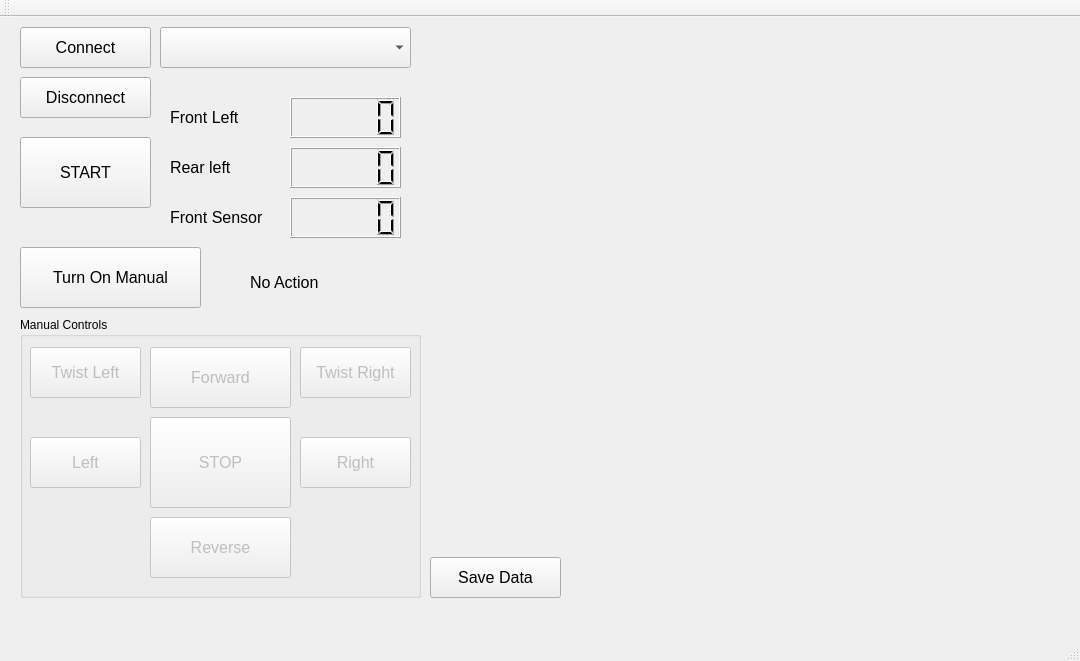
<?xml version="1.0" encoding="UTF-8"?>
<ui version="4.0">
 <class>MainWindow</class>
 <widget class="QMainWindow" name="MainWindow">
  <property name="geometry">
   <rect>
    <x>0</x>
    <y>0</y>
    <width>1080</width>
    <height>661</height>
   </rect>
  </property>
  <property name="windowTitle">
   <string>Firmata PWM</string>
  </property>
  <widget class="QWidget" name="centralWidget">
   <widget class="QPushButton" name="_connectButton">
    <property name="geometry">
     <rect>
      <x>20</x>
      <y>10</y>
      <width>131</width>
      <height>41</height>
     </rect>
    </property>
    <property name="font">
     <font>
      <pointsize>12</pointsize>
     </font>
    </property>
    <property name="text">
     <string>Connect</string>
    </property>
   </widget>
   <widget class="QPushButton" name="_disconnectButton">
    <property name="geometry">
     <rect>
      <x>20</x>
      <y>60</y>
      <width>131</width>
      <height>41</height>
     </rect>
    </property>
    <property name="font">
     <font>
      <pointsize>12</pointsize>
     </font>
    </property>
    <property name="text">
     <string>Disconnect</string>
    </property>
   </widget>
   <widget class="QComboBox" name="_portComboBox">
    <property name="geometry">
     <rect>
      <x>160</x>
      <y>10</y>
      <width>251</width>
      <height>41</height>
     </rect>
    </property>
    <property name="font">
     <font>
      <pointsize>12</pointsize>
     </font>
    </property>
   </widget>
   <widget class="QCustomPlot" name="customPlot" native="true">
    <property name="geometry">
     <rect>
      <x>430</x>
      <y>10</y>
      <width>621</width>
      <height>521</height>
     </rect>
    </property>
   </widget>
   <widget class="QLCDNumber" name="lcdNumber_3">
    <property name="geometry">
     <rect>
      <x>290</x>
      <y>180</y>
      <width>111</width>
      <height>41</height>
     </rect>
    </property>
    <property name="font">
     <font>
      <pointsize>10</pointsize>
     </font>
    </property>
   </widget>
   <widget class="QLCDNumber" name="lcdNumber_2">
    <property name="geometry">
     <rect>
      <x>290</x>
      <y>130</y>
      <width>111</width>
      <height>41</height>
     </rect>
    </property>
    <property name="font">
     <font>
      <pointsize>10</pointsize>
     </font>
    </property>
   </widget>
   <widget class="QLCDNumber" name="lcdNumber">
    <property name="geometry">
     <rect>
      <x>290</x>
      <y>80</y>
      <width>111</width>
      <height>41</height>
     </rect>
    </property>
    <property name="font">
     <font>
      <pointsize>10</pointsize>
     </font>
    </property>
   </widget>
   <widget class="QLabel" name="label_3">
    <property name="geometry">
     <rect>
      <x>170</x>
      <y>180</y>
      <width>131</width>
      <height>41</height>
     </rect>
    </property>
    <property name="font">
     <font>
      <pointsize>12</pointsize>
     </font>
    </property>
    <property name="text">
     <string>Front Sensor</string>
    </property>
   </widget>
   <widget class="QLabel" name="label_4">
    <property name="geometry">
     <rect>
      <x>170</x>
      <y>80</y>
      <width>91</width>
      <height>41</height>
     </rect>
    </property>
    <property name="font">
     <font>
      <pointsize>12</pointsize>
     </font>
    </property>
    <property name="text">
     <string>Front Left</string>
    </property>
   </widget>
   <widget class="QLabel" name="label_5">
    <property name="geometry">
     <rect>
      <x>170</x>
      <y>130</y>
      <width>91</width>
      <height>41</height>
     </rect>
    </property>
    <property name="font">
     <font>
      <pointsize>12</pointsize>
     </font>
    </property>
    <property name="text">
     <string>Rear left</string>
    </property>
   </widget>
   <widget class="QPushButton" name="SaveButton">
    <property name="geometry">
     <rect>
      <x>430</x>
      <y>540</y>
      <width>131</width>
      <height>41</height>
     </rect>
    </property>
    <property name="font">
     <font>
      <pointsize>12</pointsize>
     </font>
    </property>
    <property name="text">
     <string>Save Data</string>
    </property>
   </widget>
   <widget class="QPushButton" name="StartButton">
    <property name="geometry">
     <rect>
      <x>20</x>
      <y>120</y>
      <width>131</width>
      <height>71</height>
     </rect>
    </property>
    <property name="font">
     <font>
      <pointsize>12</pointsize>
     </font>
    </property>
    <property name="text">
     <string>START</string>
    </property>
   </widget>
   <widget class="QGroupBox" name="groupBox">
    <property name="geometry">
     <rect>
      <x>20</x>
      <y>300</y>
      <width>401</width>
      <height>281</height>
     </rect>
    </property>
    <property name="title">
     <string>Manual Controls</string>
    </property>
    <widget class="QPushButton" name="pushButton_7">
     <property name="enabled">
      <bool>false</bool>
     </property>
     <property name="geometry">
      <rect>
       <x>280</x>
       <y>30</y>
       <width>111</width>
       <height>51</height>
      </rect>
     </property>
     <property name="font">
      <font>
       <pointsize>12</pointsize>
      </font>
     </property>
     <property name="text">
      <string>Twist Right</string>
     </property>
    </widget>
    <widget class="QPushButton" name="pushButton_6">
     <property name="enabled">
      <bool>false</bool>
     </property>
     <property name="geometry">
      <rect>
       <x>10</x>
       <y>30</y>
       <width>111</width>
       <height>51</height>
      </rect>
     </property>
     <property name="font">
      <font>
       <pointsize>12</pointsize>
      </font>
     </property>
     <property name="text">
      <string>Twist Left</string>
     </property>
    </widget>
    <widget class="QPushButton" name="pushButton">
     <property name="enabled">
      <bool>false</bool>
     </property>
     <property name="geometry">
      <rect>
       <x>130</x>
       <y>30</y>
       <width>141</width>
       <height>61</height>
      </rect>
     </property>
     <property name="font">
      <font>
       <pointsize>12</pointsize>
      </font>
     </property>
     <property name="text">
      <string>Forward</string>
     </property>
    </widget>
    <widget class="QPushButton" name="pushButton_2">
     <property name="enabled">
      <bool>false</bool>
     </property>
     <property name="geometry">
      <rect>
       <x>280</x>
       <y>120</y>
       <width>111</width>
       <height>51</height>
      </rect>
     </property>
     <property name="font">
      <font>
       <pointsize>12</pointsize>
      </font>
     </property>
     <property name="text">
      <string>Right</string>
     </property>
    </widget>
    <widget class="QPushButton" name="pushButton_3">
     <property name="enabled">
      <bool>false</bool>
     </property>
     <property name="geometry">
      <rect>
       <x>130</x>
       <y>200</y>
       <width>141</width>
       <height>61</height>
      </rect>
     </property>
     <property name="font">
      <font>
       <pointsize>12</pointsize>
      </font>
     </property>
     <property name="text">
      <string>Reverse</string>
     </property>
    </widget>
    <widget class="QPushButton" name="pushButton_5">
     <property name="enabled">
      <bool>false</bool>
     </property>
     <property name="geometry">
      <rect>
       <x>130</x>
       <y>100</y>
       <width>141</width>
       <height>91</height>
      </rect>
     </property>
     <property name="font">
      <font>
       <pointsize>12</pointsize>
      </font>
     </property>
     <property name="text">
      <string>STOP</string>
     </property>
    </widget>
    <widget class="QPushButton" name="pushButton_4">
     <property name="enabled">
      <bool>false</bool>
     </property>
     <property name="geometry">
      <rect>
       <x>10</x>
       <y>120</y>
       <width>111</width>
       <height>51</height>
      </rect>
     </property>
     <property name="font">
      <font>
       <pointsize>12</pointsize>
      </font>
     </property>
     <property name="text">
      <string>Left</string>
     </property>
    </widget>
   </widget>
   <widget class="QLabel" name="actlabel">
    <property name="geometry">
     <rect>
      <x>250</x>
      <y>250</y>
      <width>151</width>
      <height>31</height>
     </rect>
    </property>
    <property name="font">
     <font>
      <pointsize>12</pointsize>
     </font>
    </property>
    <property name="text">
     <string>No Action</string>
    </property>
   </widget>
   <widget class="QPushButton" name="pushButton_8">
    <property name="geometry">
     <rect>
      <x>20</x>
      <y>230</y>
      <width>181</width>
      <height>61</height>
     </rect>
    </property>
    <property name="font">
     <font>
      <pointsize>12</pointsize>
     </font>
    </property>
    <property name="text">
     <string>Turn On Manual</string>
    </property>
   </widget>
  </widget>
  <widget class="QMenuBar" name="menuBar">
   <property name="geometry">
    <rect>
     <x>0</x>
     <y>0</y>
     <width>1080</width>
     <height>26</height>
    </rect>
   </property>
  </widget>
  <widget class="QToolBar" name="mainToolBar">
   <attribute name="toolBarArea">
    <enum>TopToolBarArea</enum>
   </attribute>
   <attribute name="toolBarBreak">
    <bool>false</bool>
   </attribute>
  </widget>
  <widget class="QStatusBar" name="statusBar"/>
 </widget>
 <layoutdefault spacing="6" margin="11"/>
 <customwidgets>
  <customwidget>
   <class>QCustomPlot</class>
   <extends>QWidget</extends>
   <header>qcustomplot.h</header>
   <container>1</container>
  </customwidget>
 </customwidgets>
 <resources/>
 <connections/>
</ui>
